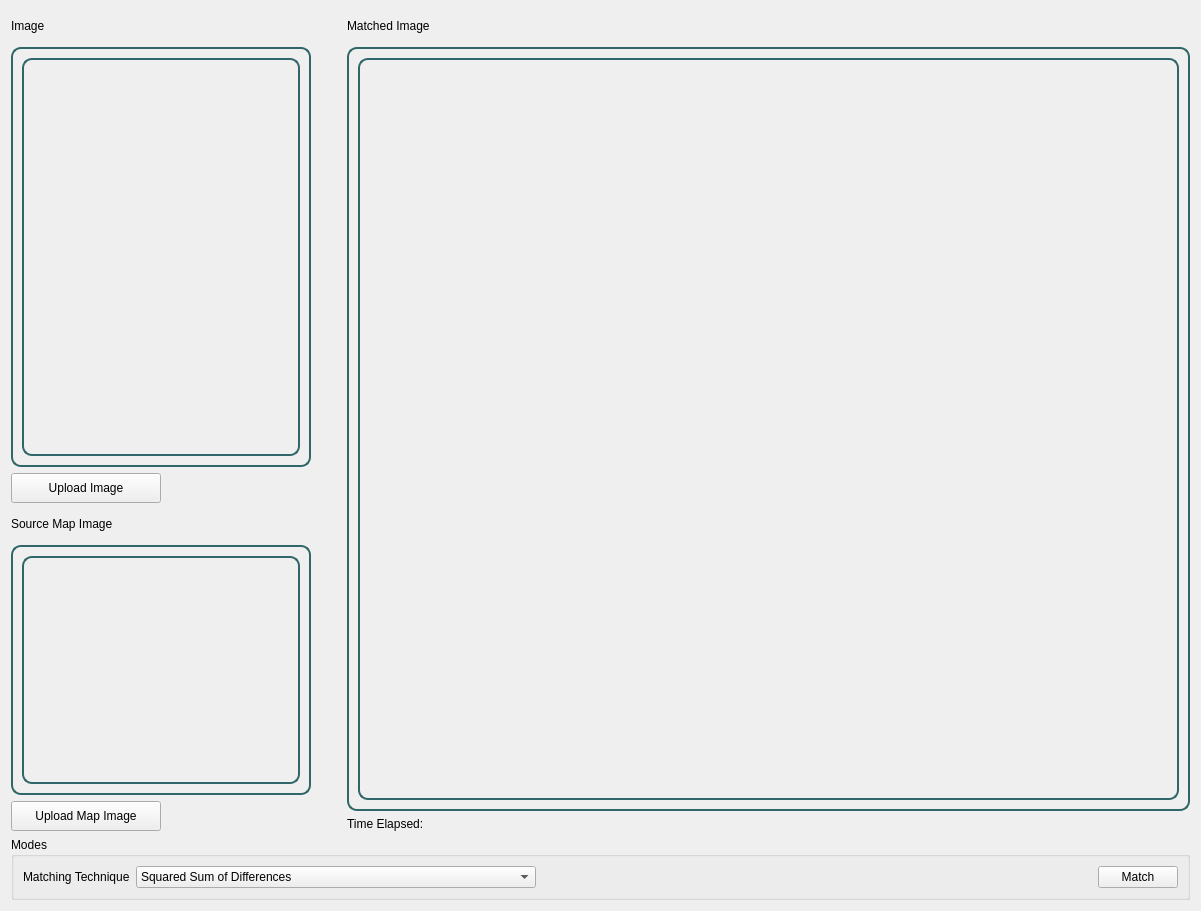
<?xml version="1.0" encoding="UTF-8"?>
<ui version="4.0">
 <class>MatchWidget</class>
 <widget class="QWidget" name="MatchWidget">
  <property name="geometry">
   <rect>
    <x>0</x>
    <y>0</y>
    <width>1201</width>
    <height>911</height>
   </rect>
  </property>
  <property name="windowTitle">
   <string>Form</string>
  </property>
  <layout class="QGridLayout" name="gridLayout">
   <item row="0" column="0">
    <layout class="QVBoxLayout" name="verticalLayout_8">
     <item>
      <layout class="QHBoxLayout" name="horizontalLayout">
       <item>
        <layout class="QVBoxLayout" name="verticalLayout_7">
         <item>
          <layout class="QVBoxLayout" name="verticalLayout_5">
           <item>
            <widget class="QLabel" name="label_4">
             <property name="maximumSize">
              <size>
               <width>16777215</width>
               <height>30</height>
              </size>
             </property>
             <property name="text">
              <string>Image</string>
             </property>
            </widget>
           </item>
           <item>
            <widget class="QFrame" name="frame_3">
             <property name="minimumSize">
              <size>
               <width>300</width>
               <height>250</height>
              </size>
             </property>
             <property name="maximumSize">
              <size>
               <width>16777215</width>
               <height>16777215</height>
              </size>
             </property>
             <property name="styleSheet">
              <string notr="true">
           border: 2px solid  #316669;
          border-radius: 10px;
      </string>
             </property>
             <property name="frameShape">
              <enum>QFrame::StyledPanel</enum>
             </property>
             <property name="frameShadow">
              <enum>QFrame::Raised</enum>
             </property>
             <layout class="QVBoxLayout" name="verticalLayout_4">
              <item>
               <widget class="QLabel" name="imageOriginal1">
                <property name="text">
                 <string/>
                </property>
               </widget>
              </item>
             </layout>
            </widget>
           </item>
           <item>
            <widget class="QPushButton" name="uploadBtn1">
             <property name="maximumSize">
              <size>
               <width>150</width>
               <height>30</height>
              </size>
             </property>
             <property name="styleSheet">
              <string notr="true"/>
             </property>
             <property name="text">
              <string>Upload Image</string>
             </property>
            </widget>
           </item>
          </layout>
         </item>
         <item>
          <layout class="QVBoxLayout" name="verticalLayout_6">
           <item>
            <widget class="QLabel" name="label_3">
             <property name="maximumSize">
              <size>
               <width>16777215</width>
               <height>30</height>
              </size>
             </property>
             <property name="text">
              <string>Source Map Image</string>
             </property>
            </widget>
           </item>
           <item>
            <widget class="QFrame" name="frame_2">
             <property name="minimumSize">
              <size>
               <width>300</width>
               <height>250</height>
              </size>
             </property>
             <property name="maximumSize">
              <size>
               <width>16777215</width>
               <height>250</height>
              </size>
             </property>
             <property name="styleSheet">
              <string notr="true">
           border: 2px solid  #316669;
          border-radius: 10px;
      </string>
             </property>
             <property name="frameShape">
              <enum>QFrame::StyledPanel</enum>
             </property>
             <property name="frameShadow">
              <enum>QFrame::Raised</enum>
             </property>
             <layout class="QVBoxLayout" name="verticalLayout">
              <item>
               <widget class="QLabel" name="imageOriginal2">
                <property name="text">
                 <string/>
                </property>
               </widget>
              </item>
             </layout>
            </widget>
           </item>
           <item>
            <widget class="QPushButton" name="uploadBtn2">
             <property name="maximumSize">
              <size>
               <width>150</width>
               <height>30</height>
              </size>
             </property>
             <property name="styleSheet">
              <string notr="true"/>
             </property>
             <property name="text">
              <string>Upload Map Image</string>
             </property>
            </widget>
           </item>
          </layout>
         </item>
        </layout>
       </item>
       <item>
        <spacer name="horizontalSpacer_2">
         <property name="orientation">
          <enum>Qt::Horizontal</enum>
         </property>
         <property name="sizeType">
          <enum>QSizePolicy::Fixed</enum>
         </property>
         <property name="sizeHint" stdset="0">
          <size>
           <width>30</width>
           <height>13</height>
          </size>
         </property>
        </spacer>
       </item>
       <item>
        <layout class="QVBoxLayout" name="verticalLayout_2">
         <item>
          <widget class="QLabel" name="label_2">
           <property name="maximumSize">
            <size>
             <width>16777215</width>
             <height>30</height>
            </size>
           </property>
           <property name="text">
            <string>Matched Image</string>
           </property>
          </widget>
         </item>
         <item>
          <widget class="QFrame" name="frame">
           <property name="minimumSize">
            <size>
             <width>450</width>
             <height>450</height>
            </size>
           </property>
           <property name="maximumSize">
            <size>
             <width>16777215</width>
             <height>16777215</height>
            </size>
           </property>
           <property name="styleSheet">
            <string notr="true">
           border: 2px solid  #316669;
          border-radius: 10px;
      </string>
           </property>
           <property name="frameShape">
            <enum>QFrame::StyledPanel</enum>
           </property>
           <property name="frameShadow">
            <enum>QFrame::Raised</enum>
           </property>
           <layout class="QVBoxLayout" name="verticalLayout_3">
            <item>
             <widget class="QLabel" name="imageProcessed">
              <property name="text">
               <string/>
              </property>
             </widget>
            </item>
           </layout>
          </widget>
         </item>
         <item>
          <widget class="QLabel" name="time_label">
           <property name="sizePolicy">
            <sizepolicy hsizetype="Preferred" vsizetype="Maximum">
             <horstretch>0</horstretch>
             <verstretch>0</verstretch>
            </sizepolicy>
           </property>
           <property name="text">
            <string>Time Elapsed:</string>
           </property>
           <property name="alignment">
            <set>Qt::AlignLeading|Qt::AlignLeft|Qt::AlignVCenter</set>
           </property>
          </widget>
         </item>
        </layout>
       </item>
      </layout>
     </item>
     <item>
      <widget class="QGroupBox" name="groupBox_4">
       <property name="sizePolicy">
        <sizepolicy hsizetype="Preferred" vsizetype="Maximum">
         <horstretch>0</horstretch>
         <verstretch>0</verstretch>
        </sizepolicy>
       </property>
       <property name="title">
        <string>Modes</string>
       </property>
       <layout class="QHBoxLayout" name="horizontalLayout_4">
        <item>
         <widget class="QLabel" name="label">
          <property name="sizePolicy">
           <sizepolicy hsizetype="Maximum" vsizetype="Preferred">
            <horstretch>0</horstretch>
            <verstretch>0</verstretch>
           </sizepolicy>
          </property>
          <property name="text">
           <string>Matching Technique</string>
          </property>
         </widget>
        </item>
        <item>
         <widget class="QComboBox" name="comboBox">
          <property name="sizePolicy">
           <sizepolicy hsizetype="Fixed" vsizetype="Fixed">
            <horstretch>0</horstretch>
            <verstretch>0</verstretch>
           </sizepolicy>
          </property>
          <property name="minimumSize">
           <size>
            <width>400</width>
            <height>0</height>
           </size>
          </property>
          <item>
           <property name="text">
            <string>Squared Sum of Differences</string>
           </property>
          </item>
          <item>
           <property name="text">
            <string>Cross Correlation</string>
           </property>
          </item>
         </widget>
        </item>
        <item>
         <spacer name="horizontalSpacer">
          <property name="orientation">
           <enum>Qt::Horizontal</enum>
          </property>
          <property name="sizeHint" stdset="0">
           <size>
            <width>40</width>
            <height>20</height>
           </size>
          </property>
         </spacer>
        </item>
        <item>
         <widget class="QPushButton" name="applyBtn">
          <property name="text">
           <string>Match</string>
          </property>
         </widget>
        </item>
       </layout>
      </widget>
     </item>
    </layout>
   </item>
  </layout>
 </widget>
 <resources/>
 <connections/>
</ui>
